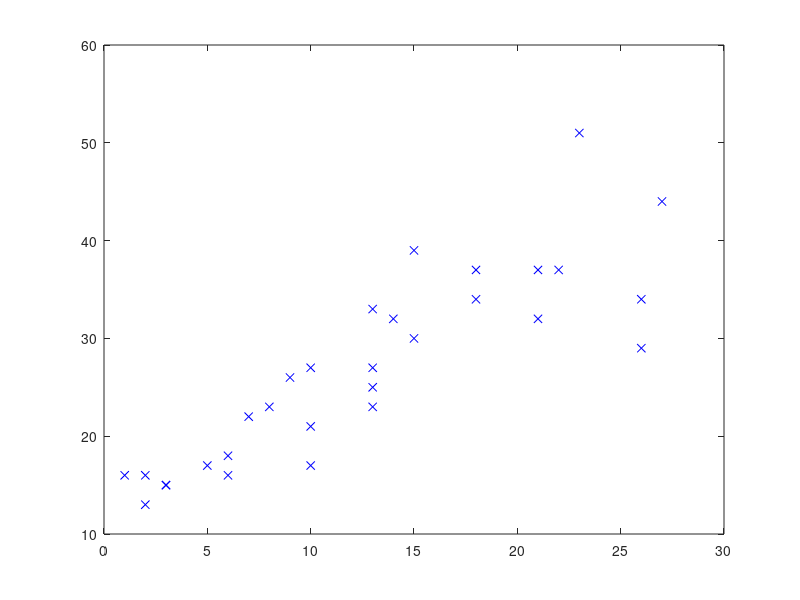

The MATLAB source for this figure: (Note: this script raises an error after producing the figure.)
clear;

% Use the dlmread instead of load to skip the first row with headers
file = dlmread("pizza.txt", "", 1, 0); % Filename, delimiter, start row, start column

X = file(:,1:size(file)(2)-1); % Separate training data to matrix X (last column has the labels) 
y = file(:,2); % Separate labels to vector y

m = length(X); % Number of training examples

plot(X, y, "bx")
hold on
plot(X, predict(X, 1.2, 12), "r");

params = gradientDescentTrain(X, y, 10000, 0.001);
plot(X, predict(X, params(1), params(2), "g"));
plot(params(3))

set(gca, "fontsize", 12)
xlabel("Reservations")
ylabel("Pizzas")
axis([0, 30, 0, 50])
legend("Learning data", "Guess", "Optimized")
title(sprintf("Loss = %f", params(3)))

reservations = 42;
predict(reservations, params(1), params(2))
